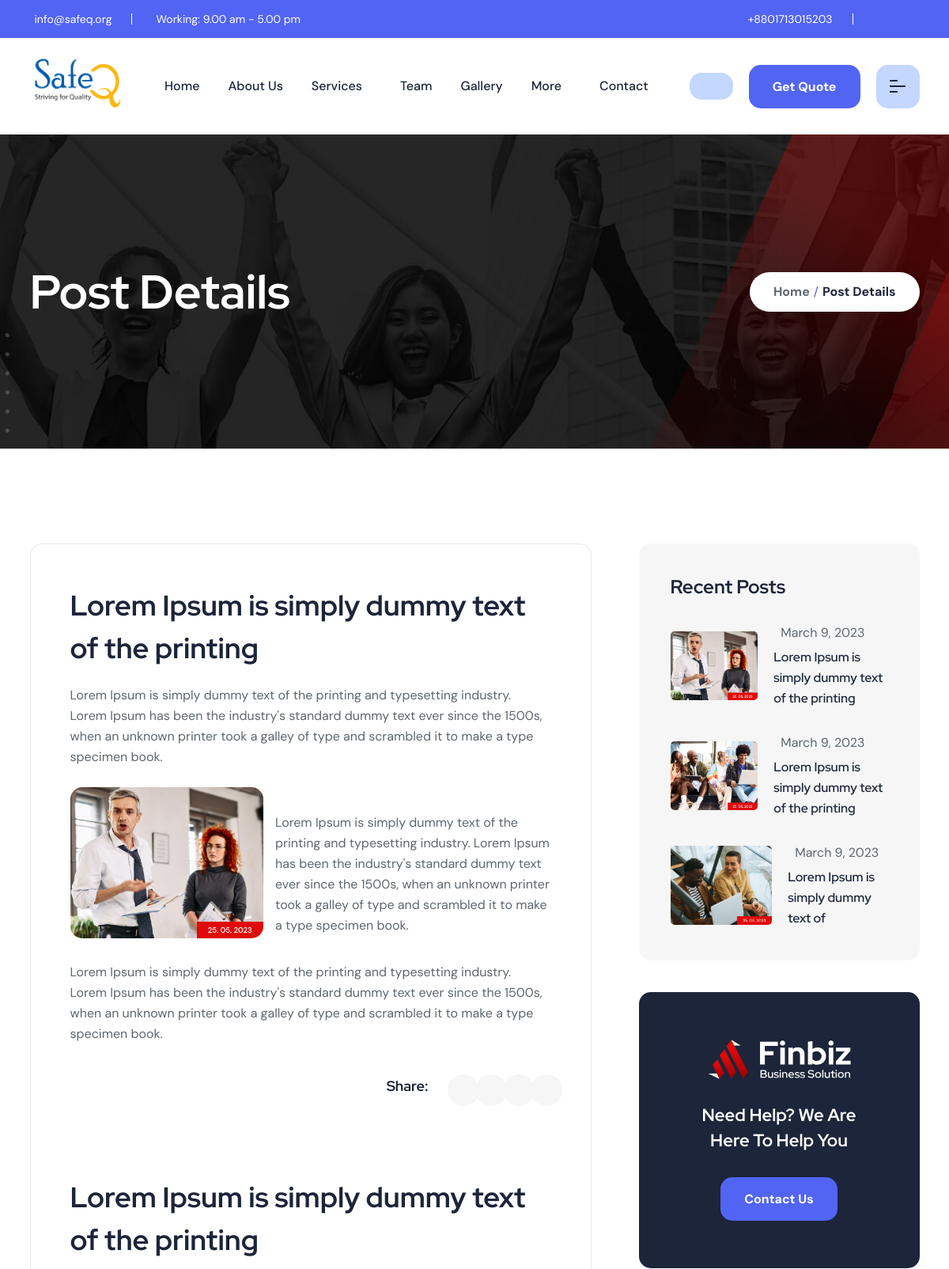
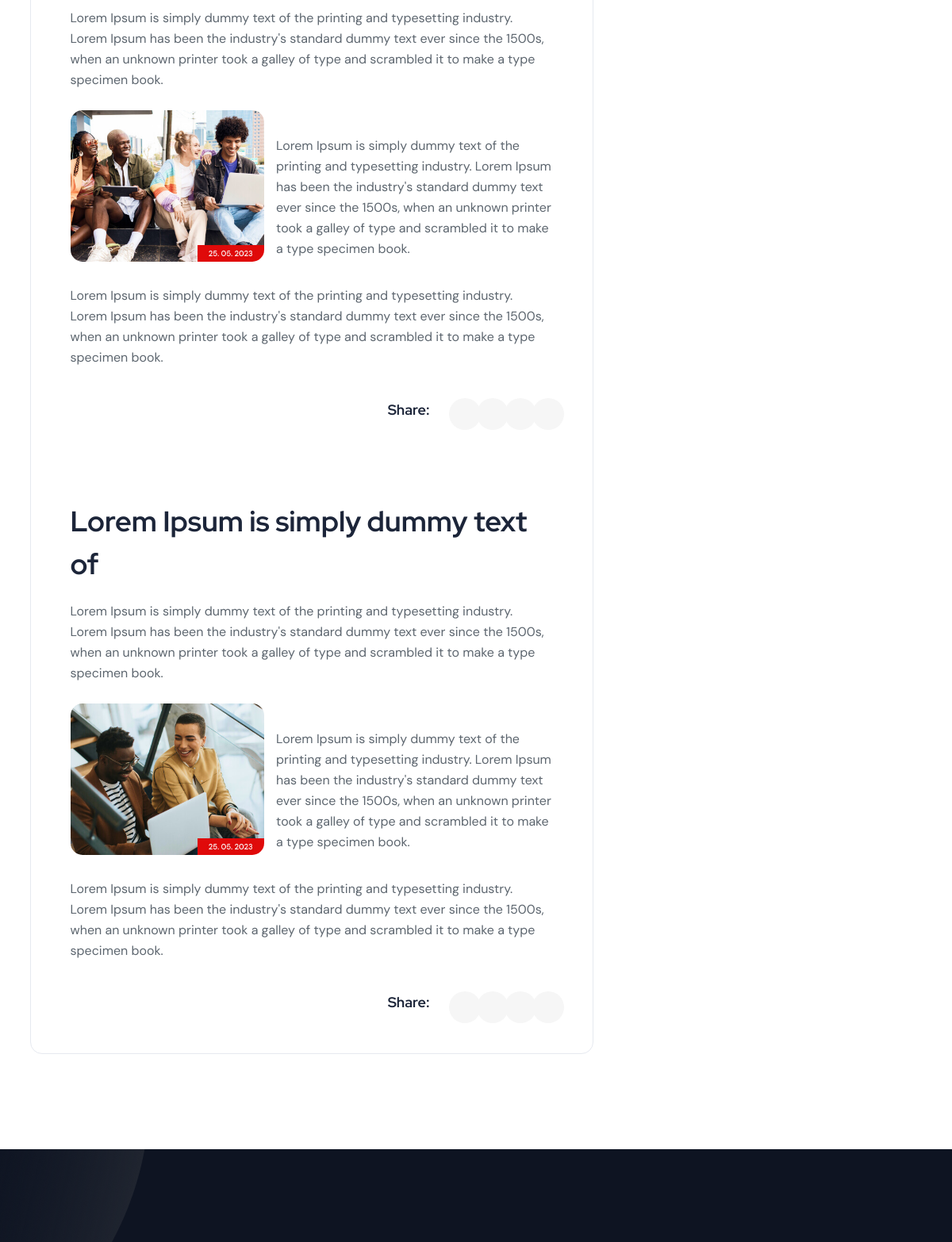
The page /news-&-update/detail/1/ (upper part) on the database its author committed (2 pictures, top to bottom).
### setting/models.py (models this page shows, shortened)
class Setting(models.Model):
    email = models.CharField(max_length=100, unique=True, blank=False)
    working_time = models.CharField(max_length=100,blank=False)
    phone = models.CharField(max_length=100, unique=True, blank=False)
    facebook = models.URLField(max_length=100, unique=True, blank=False)
    twitter = models.URLField(max_length=100, unique=True, blank=False)
    instagram = models.URLField(max_length=100, unique=True, blank=False)
    linkedin = models.URLField(max_length=100, unique=True, blank=False)
    weblink = models.URLField(max_length=100, unique=True, blank=False)
    logo_img = models.ImageField(upload_to='settings/',blank=False)
    descriptions = models.TextField(max_length=700, blank=True, null=True)

### news_and_update/models.py (models this page shows, shortened)
class NewsUpdate(models.Model):
    membar_img = models.ImageField(upload_to='news_update/',blank=False)
    organization = models.CharField(max_length=200, blank=False, null=True)
    headline = models.CharField(max_length=200, blank=False)
    descriptions_1 = models.TextField(max_length=700, blank=True, null=True)
    descriptions_2 = models.TextField(max_length=700, blank=True, null=True)
    descriptions_3 = models.TextField(max_length=700, blank=True, null=True)
    created_at = models.DateField(auto_now_add=True, auto_now=False)
    updated_at = models.DateField(auto_now_add=False, auto_now=True)

### news_and_update/views.py (the view)
# urls.py: path('detail/<int:pk>/',views.NewsUpdateDetailView.as_view(), name="nu_detail"),
class NewsUpdateDetailView(TemplateView):
    template_name = "news_and_update/detail.html"
    def get_context_data(self, **kwargs):
        context = super().get_context_data(**kwargs)
        context['nu_details'] = NewsUpdate.objects.all().order_by('id')[:7]
        context['settings'] = Setting.objects.all().order_by('id')[:1]
        return context

### templates/news_and_update/detail.html (shortened to what this page needs)
{% extends 'base/base.html' %}
{% block body %}
{% load static %}
    <div class="rts-breadcrumb-area breadcrumb-bg bg_image">
        <div class="container">
            <div class="row align-items-center">
                <div class="col-xl-6 col-lg-6 col-md-6 col-sm-12 col-12 breadcrumb-1">
                    <h1 class="title">Post Details</h1>
                </div>
                <div class="col-xl-6 col-lg-6 col-md-6 col-sm-12 col-12">
                    <div class="bread-tag">
                        <a href="index.html">Home</a>
                        <span> / </span>
                        <a href="#" class="active">Post Details</a>
                    </div>
                </div>
            </div>
        </div>
    </div>
    <div class="rts-blog-list-area rts-section-gap">
        <div class="container">
            <div class="row g-5">
                <div class="col-xl-8 col-md-12 col-sm-12 col-12">
                    <div class="blog-single-post-listing details mb--0">
                        {% for nu_detail in nu_details %}
                        <div class="blog-listing-content">
                            <h3 class="title">{{ nu_detail.headline }}</h3>
                            <p class="disc mb--25">{{ nu_detail.descriptions_1 }}</p>
                            <div class="row align-items-center">
                                <div class="col-lg-5">
                                    <div class="thumbnail details mb_sm--15"><img src="{{ nu_detail.membar_img.url }}" alt="finbiz_buseness">
                                    </div>
                                </div>
                                <div class="col-lg-7">
                                    <p class="disc mt--30">{{ nu_detail.descriptions_2 }}</p>
                                </div>
                            </div>
                            <p class="disc mt--30">{{ nu_detail.descriptions_3 }}</p>
                            <div class="row  align-items-center">
                                <div class="col-lg-6 col-md-12">
                                    <div class="details-share">
                                        <h6>Share:</h6>
                                        <a href="https://www.facebook.com/" target="_blank"><button></button></a>
                                        <a href="https://twitter.com/" target="_blank"><button></button></a>
                                        <a href="https://www.instagram.com/" target="_blank"><button></button></a>
                                        <a href="https://www.linkedin.com/" target="_blank"><button></button></a>
                                    </div>
                                </div>
                            </div>
                        </div>
                        {% endfor %}
                    </div>
                </div>
                <div class="col-xl-4 col-md-12 col-sm-12 col-12">
                    <div class="rts-single-wized Recent-post">
                        <div class="wized-header">
                            <h5 class="title">
                                Recent Posts
                            </h5>
                        </div>
                        {% for nu_detail in nu_details %}
                        <div class="wized-body">
                            <div class="recent-post-single">
                                <div class="thumbnail">
                                    <a href="#"><img src="{{ nu_detail.membar_img.url }}" alt="Blog_post"></a>
                                </div>
                                <div class="content-area">
                                    <div class="user">
                                        <span>{{ nu_detail.created_at }}</span>
                                    </div>
                                    <a class="post-title" href="#">
                                        <h6 class="title">{{ nu_detail.headline }}</h6>
                                    </a>
                                </div>
                            </div>
                        </div>
                        {% endfor %}
                    </div>
                    <div class="rts-single-wized contact">
                        <div class="wized-header">
                            <a href="#"><img src="assets/images/logo/logo-2.svg" alt="Business_logo"></a>
                        </div>
                        <div class="wized-body">
                            <h5 class="title">Need Help? We Are Here
                                To Help You</h5>
                            <a class="rts-btn btn-primary" href="contactus.html">Contact Us</a>
                        </div>
                    </div>
                </div>
            </div>
        </div>
    </div>
{% endblock %}

### templates/base/base.html (shortened to what this page needs)
{% load static %}
<!DOCTYPE html>
<html lang="en">
<head>
    <link rel="stylesheet" href="{% static 'css/plugins/swiper.min.css' %}">
    <link rel="stylesheet" href="{% static 'css/plugins/fontawesome-5.css' %}">
    <link rel="stylesheet" href="{% static 'css/plugins/animate.min.css' %}">
    <link rel="stylesheet" href="{% static 'css/plugins/unicons.css' %}">
    <link rel="stylesheet" href="{% static 'css/vendor/bootstrap.min.css' %}">
    <link rel="stylesheet" href="{% static 'css/style.css' %}">
</head>
<body>
    <header class="header--sticky header-one ">
        <div class="header-top header-top-one bg-1">
            <div class="container">
                {% for setting in settings %}
                <div class="row">
                    <div class="col-lg-6 d-xl-block d-none">
                        <div class="left">
                            <div class="mail">
                                <a href="mailto:webmaster@example.com"> {{setting.email}}</a>
                            </div>
                            <div class="working-time">
                                <p> Working: {{setting.working_time}}</p>
                            </div>
                        </div>
                    </div>
                    <div class="col-lg-6 d-xl-block d-none">
                        <div class="right">
                            <ul class="top-nav">
                                <li><a href="#">{{setting.phone}}</a></li>
                            </ul>
                            <ul class="social-wrapper-one">
                                <li><a href="{{setting.facebook}}" target="_blank"></a></li>
                                <li><a href="{{setting.twitter}}" target="_blank"></a></li>
                                <li><a href="{{setting.instagram}}" target="_blank"></a></li>
                            </ul>
                        </div>
                    </div>
                </div>
                {% endfor %}
            </div>
        </div>
        <div class="header-main-one bg-white">
            <div class="container">
                <div class="row">
                    <div class="col-xl-3 col-lg-4 col-md-4 col-sm-4 col-3">
                        <div class="thumbnail">
                            {% for setting in settings %}
                            <a href="{% url 'home' %}">
                                <img src="{{setting.logo_img.url}}" alt="finbiz-logo">
                            </a>
                            {% endfor %}
                        </div>
                    </div>
                    <div class=" col-xl-9 col-lg-8 col-md-8 col-sm-8 col-8">
                        <div class="main-header">
                            <nav class="nav-main mainmenu-nav d-none d-xl-block">
                                <ul class="mainmenu">
                                    <li class="#"><a href="{% url 'home' %}">Home</a></li>
                                    <li class="#"><a href="{% url 'aboutus' %}">About Us</a></li>
                                    <li class="has-droupdown">
                                        <a class="nav-link" href="{% url 'service' %}">Services</a>
                                    </li>
                                    <li class="#"><a href="{% url 'teams' %}">Team</a></li>
                                    <li class="#"><a href="{% url 'gallery' %}">Gallery</a></li>
                                    <li class="has-droupdown">
                                        <a class="nav-link" href="#">More</a>
                                    </li>
                                    <li><a class="nav-item" href="{% url 'contact' %}">Contact</a></li>
                                </ul>
                            </nav>
                            <div class="button-area">
                                <button id="search" class="rts-btn btn-primary-alta"></button>
                                <a href="#" class="rts-btn btn-primary ml--20 ml_sm--5 header-one-btn quote-btn">Get Quote</a>
                                <button id="menu-btn" class="menu rts-btn btn-primary-alta ml--20 ml_sm--5">
                                    <img class="menu-dark" src="{% static 'images/icon/menu.png' %}" alt="Menu-icon">
                                </button>
                            </div>
                        </div>
                    </div>
                </div>
            </div>
        </div>
    </header>
    {% block body %}
    {% endblock %}
    <div class="rts-footer-area footer-one rts-section-gapTop bg-footer-one">
    </div>
</body>
</html>

### rows shown on the page
Setting: email "info@safeq.org", working_time "9.00 am - 5.00 pm", phone "+8801713015203", logo_img (picture)
NewsUpdate: headline "Lorem Ipsum is simply dummy text of the printing", descriptions_1 "Lorem Ipsum is simply dummy text of the printing and typesetting industry. Lorem Ipsum has been the industry's standard dummy text ever since the 1500s, when an unknown printer took a galley of type and scrambled it to make a type specimen book.", membar_img (picture), descriptions_2 "Lorem Ipsum is simply dummy text of the printing and typesetting industry. Lorem Ipsum has been the industry's standard dummy text ever since the 1500s, when an unknown printer took a galley of type and scrambled it to make a type specimen book.", descriptions_3 "Lorem Ipsum is simply dummy text of the printing and typesetting industry. Lorem Ipsum has been the industry's standard dummy text ever since the 1500s, when an unknown printer took a galley of type and scrambled it to make a type specimen book.", created_at "March 9, 2023"
NewsUpdate: headline "Lorem Ipsum is simply dummy text of the printing", descriptions_1 "Lorem Ipsum is simply dummy text of the printing and typesetting industry. Lorem Ipsum has been the industry's standard dummy text ever since the 1500s, when an unknown printer took a galley of type and scrambled it to make a type specimen book.", membar_img (picture), descriptions_2 "Lorem Ipsum is simply dummy text of the printing and typesetting industry. Lorem Ipsum has been the industry's standard dummy text ever since the 1500s, when an unknown printer took a galley of type and scrambled it to make a type specimen book.", descriptions_3 "Lorem Ipsum is simply dummy text of the printing and typesetting industry. Lorem Ipsum has been the industry's standard dummy text ever since the 1500s, when an unknown printer took a galley of type and scrambled it to make a type specimen book.", created_at "March 9, 2023"
NewsUpdate: headline "Lorem Ipsum is simply dummy text of", descriptions_1 "Lorem Ipsum is simply dummy text of the printing and typesetting industry. Lorem Ipsum has been the industry's standard dummy text ever since the 1500s, when an unknown printer took a galley of type and scrambled it to make a type specimen book.", membar_img (picture), descriptions_2 "Lorem Ipsum is simply dummy text of the printing and typesetting industry. Lorem Ipsum has been the industry's standard dummy text ever since the 1500s, when an unknown printer took a galley of type and scrambled it to make a type specimen book.", descriptions_3 "Lorem Ipsum is simply dummy text of the printing and typesetting industry. Lorem Ipsum has been the industry's standard dummy text ever since the 1500s, when an unknown printer took a galley of type and scrambled it to make a type specimen book.", created_at "March 9, 2023"
